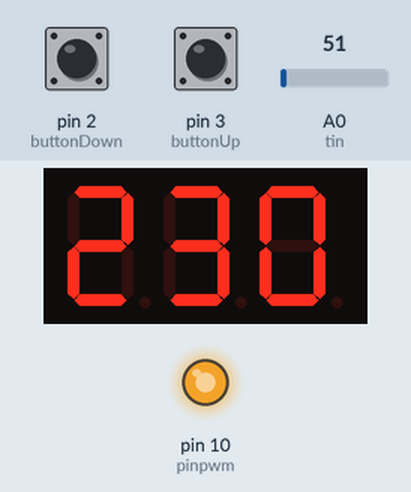
This sketch was run on a simulated Arduino Uno, built with avr-gcc and run on an emulated ATmega328P. Shown: 3-digit seven-segment display, output pins drawn as LEDs (lit = HIGH). Inputs (shaded band) come from the test bench; at power-on: pin 2 (buttonDown) LOW, pin 3 (buttonUp) LOW, A0 (tin) = 51.

Above: at 1.2 s.
1.3 s: pin 2 (buttonDown) pulled HIGH for 0.15 s
At 2.5 s:
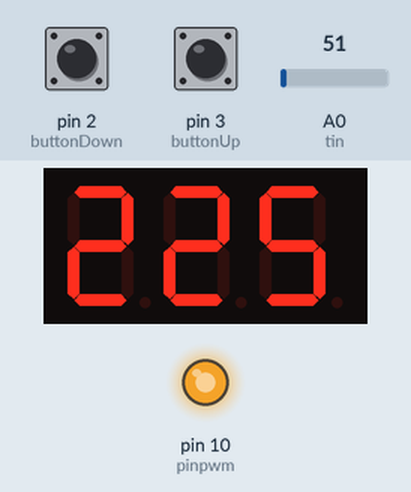
4.4 s: pin 2 (buttonDown) pulled HIGH for 1 s
At 4.9 s:
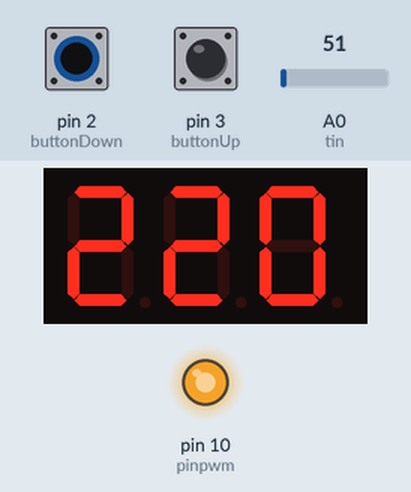
Timing chart, 0 to 7.4 s (numbered marks = the images above; inputs shaded):
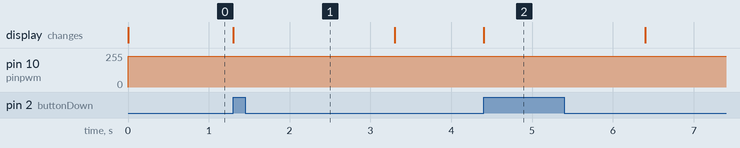

Measured:
- after the input at 1.3 s, the display: changes at once (image 1)
- after the input at 4.4 s, the display: changes at once (image 2)

The sketch:

LED_7segment_payalnik_Pro_mini_04_Ano_Cat.ino
```cpp
/*
// Пины подключения индикаторов
ANODES(CATHODES):
D1 - a
D2 - b
D4 - c
D6 - d
D7 - e
D5 - f
D3 - g
D0 - dp

    a1
  ********
  *       *
f *        * b2
5   *g3*
  ********
  *       *
e *       * c4
7   *d6*
******** # dp0

CATHODES(ANODES):
D16 - cathode 3
D15 - cathode 2
D12 - cathode 1
*/
#include <SevSeg.h>
SevSeg sevseg;

//--------------------- variables setup -----------------------------
#define buttonDown 2 //Пин кнопок
#define buttonUp 3
#define tin 0 // Пин Датчика температуры IN Analog через LM358N
#define pinpwm 10// порт нагревательного элемента(через транзистор)PWM
#define numDigits 3 //num of segments
volatile int tempSet = 230; // установленная температура
volatile byte flag = false; //флаг для управления отображаемой температуры (tempReal или tempSet)
int tempMin = 200; // минимальная температура
int tempMax = 480; // максимальная температура
int tempReal = 20; // переменная датчика текущей температуры
int temppwmreal = 0; // текущее значение PWM нагревателя
int tempToDisplay = 0;
unsigned long time = 0;//переменная для хранения времени изменения температуры
byte digitPins[] = {4, 7, 8};  //left to right
byte segmentPins[] = {5, 9, 16, 18, 19, 6, 15, 17};  //a to g + dg
bool resistorsOnSegments = false; // 'false' means resistors 330 Ohm are on digit pins
byte hardwareConfig = COMMON_CATHODE;

void setup(){
	pinMode(pinpwm, OUTPUT); // Порт нагрузки(паяльника) настраиваем на выход
	pinMode(buttonDown, INPUT);
	pinMode(buttonUp, INPUT);
	attachInterrupt(digitalPinToInterrupt(buttonDown), tmpDown, RISING);
	attachInterrupt(digitalPinToInterrupt(buttonUp), tmpUp, RISING);
	sevseg.begin(hardwareConfig, numDigits, digitPins, segmentPins, resistorsOnSegments);
	sevseg.setBrightness(70);
	sevseg.blank();
	Serial.begin(9600);
}

void loop(){
	show(); // Вывести значение переменной на экран(LED)
//----------------------------------------------------------Вычисление текущей темепературы относительно установенной----------------------------------------------------------
	if (tempReal < tempSet ){ // Если температура паяльника ниже установленной температуры то:
		if ((tempSet - tempReal) < 16 & (tempSet - tempReal) > 6 ) temppwmreal = 150; // Проверяем разницу между у становленной температурой и текущей паяльника, и если разница меньше 10 градусов, то понижаем мощность нагрева, убираем инерцию перегрева (шим 0-255)
		else if ((tempSet - tempReal) < 7 & (tempSet - tempReal) > 3) temppwmreal = 120;// Понижаем мощность нагрева, убираем инерцию перегрева
		else if ((tempSet - tempReal) < 4 ) temppwmreal = 90;// Понижаем мощность нагрева, убираем инерцию перегрева
		else temppwmreal = 230; // Иначе Подымаем мощность нагрева на максимум для быстрого нагрева до нужной температуры
	}
	else temppwmreal = 0;//Иначе (если температура паяльника равняется или выше установленной) Выключаем мощность нагрева, отключаем паяльник
	analogWrite(pinpwm, temppwmreal); //Вывод в шим порт (на транзистор) значение мощности

	show(); // Вывести значение переменной на экран(LED)

	tempReal = analogRead(tin);// считываем текущую температуру
	tempReal=map(tempReal,750,1023,20,500); // нужно вычислить
	tempReal=constrain(tempReal,20,500);

	if(flag){
		flag = false;
		time=millis();
	};
	if(millis()-time<=2000){
		tempToDisplay=tempSet;
	}
	else tempToDisplay=tempReal;
}
void show(){
	sevseg.setNumber(tempToDisplay);
	sevseg.refreshDisplay();
}
void tmpDown(){
	if((tempSet-5) >= tempMin){ //будущая температура не ниже минимальной
		tempSet-=5;
		flag = true;
	}
}
void tmpUp(){
	if((tempSet+5) <= tempMax){ // будущая температура не выше максимальной
		tempSet+=5;
		flag = true;
	}
}
```
